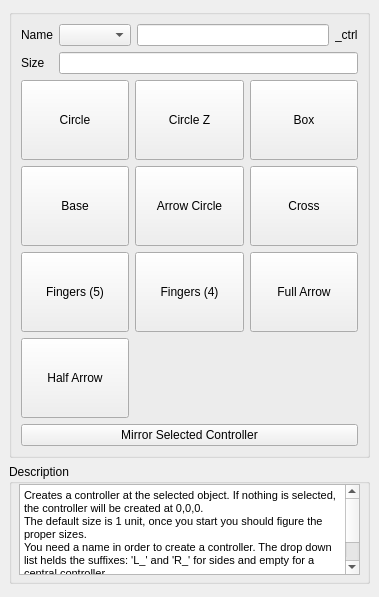
<?xml version="1.0" encoding="UTF-8"?>
<ui version="4.0">
 <class>bdAnimConWindow</class>
 <widget class="QMainWindow" name="bdAnimConWindow">
  <property name="geometry">
   <rect>
    <x>0</x>
    <y>0</y>
    <width>379</width>
    <height>597</height>
   </rect>
  </property>
  <property name="windowTitle">
   <string>Animation Controlers</string>
  </property>
  <widget class="QWidget" name="mainWidget">
   <layout class="QVBoxLayout" name="verticalLayout">
    <item>
     <widget class="QGroupBox" name="masksGrp">
      <property name="enabled">
       <bool>true</bool>
      </property>
      <property name="sizePolicy">
       <sizepolicy hsizetype="Preferred" vsizetype="Preferred">
        <horstretch>0</horstretch>
        <verstretch>0</verstretch>
       </sizepolicy>
      </property>
      <property name="maximumSize">
       <size>
        <width>16777215</width>
        <height>1000</height>
       </size>
      </property>
      <property name="title">
       <string/>
      </property>
      <layout class="QVBoxLayout" name="verticalLayout_4">
       <item>
        <layout class="QVBoxLayout" name="verticalLayout_2">
         <item>
          <layout class="QGridLayout" name="gridLayout">
           <item row="0" column="0">
            <widget class="QLabel" name="label_3">
             <property name="text">
              <string>Name</string>
             </property>
            </widget>
           </item>
           <item row="0" column="1">
            <widget class="QComboBox" name="inputConSide">
             <property name="sizePolicy">
              <sizepolicy hsizetype="Fixed" vsizetype="Fixed">
               <horstretch>0</horstretch>
               <verstretch>0</verstretch>
              </sizepolicy>
             </property>
             <property name="minimumSize">
              <size>
               <width>35</width>
               <height>20</height>
              </size>
             </property>
             <property name="editable">
              <bool>false</bool>
             </property>
            </widget>
           </item>
           <item row="0" column="2">
            <widget class="QLineEdit" name="inputConName">
             <property name="sizePolicy">
              <sizepolicy hsizetype="MinimumExpanding" vsizetype="Fixed">
               <horstretch>0</horstretch>
               <verstretch>0</verstretch>
              </sizepolicy>
             </property>
             <property name="minimumSize">
              <size>
               <width>100</width>
               <height>0</height>
              </size>
             </property>
            </widget>
           </item>
           <item row="0" column="3">
            <widget class="QLabel" name="label_2">
             <property name="text">
              <string>_ctrl</string>
             </property>
            </widget>
           </item>
           <item row="1" column="0">
            <widget class="QLabel" name="label">
             <property name="text">
              <string>Size</string>
             </property>
            </widget>
           </item>
           <item row="1" column="1" colspan="3">
            <widget class="QLineEdit" name="inputConSize"/>
           </item>
          </layout>
         </item>
         <item>
          <layout class="QGridLayout" name="conBtnGridLayout">
           <item row="3" column="0">
            <widget class="QPushButton" name="createConBtn10">
             <property name="sizePolicy">
              <sizepolicy hsizetype="Minimum" vsizetype="Minimum">
               <horstretch>0</horstretch>
               <verstretch>0</verstretch>
              </sizepolicy>
             </property>
             <property name="minimumSize">
              <size>
               <width>80</width>
               <height>80</height>
              </size>
             </property>
             <property name="text">
              <string>Half Arrow</string>
             </property>
            </widget>
           </item>
           <item row="2" column="2">
            <widget class="QPushButton" name="createConBtn9">
             <property name="sizePolicy">
              <sizepolicy hsizetype="Minimum" vsizetype="Minimum">
               <horstretch>0</horstretch>
               <verstretch>0</verstretch>
              </sizepolicy>
             </property>
             <property name="minimumSize">
              <size>
               <width>80</width>
               <height>80</height>
              </size>
             </property>
             <property name="text">
              <string>Full Arrow</string>
             </property>
            </widget>
           </item>
           <item row="2" column="1">
            <widget class="QPushButton" name="createConBtn8">
             <property name="sizePolicy">
              <sizepolicy hsizetype="Minimum" vsizetype="Minimum">
               <horstretch>0</horstretch>
               <verstretch>0</verstretch>
              </sizepolicy>
             </property>
             <property name="minimumSize">
              <size>
               <width>80</width>
               <height>80</height>
              </size>
             </property>
             <property name="text">
              <string>Fingers (4)</string>
             </property>
            </widget>
           </item>
           <item row="2" column="0">
            <widget class="QPushButton" name="createConBtn7">
             <property name="sizePolicy">
              <sizepolicy hsizetype="Minimum" vsizetype="Minimum">
               <horstretch>0</horstretch>
               <verstretch>0</verstretch>
              </sizepolicy>
             </property>
             <property name="minimumSize">
              <size>
               <width>80</width>
               <height>80</height>
              </size>
             </property>
             <property name="text">
              <string>Fingers (5)</string>
             </property>
            </widget>
           </item>
           <item row="1" column="2">
            <widget class="QPushButton" name="createConBtn6">
             <property name="sizePolicy">
              <sizepolicy hsizetype="Minimum" vsizetype="Minimum">
               <horstretch>0</horstretch>
               <verstretch>0</verstretch>
              </sizepolicy>
             </property>
             <property name="minimumSize">
              <size>
               <width>80</width>
               <height>80</height>
              </size>
             </property>
             <property name="text">
              <string>Cross</string>
             </property>
            </widget>
           </item>
           <item row="0" column="0">
            <widget class="QPushButton" name="createConBtn1">
             <property name="sizePolicy">
              <sizepolicy hsizetype="Minimum" vsizetype="Minimum">
               <horstretch>0</horstretch>
               <verstretch>0</verstretch>
              </sizepolicy>
             </property>
             <property name="minimumSize">
              <size>
               <width>80</width>
               <height>80</height>
              </size>
             </property>
             <property name="text">
              <string>Circle</string>
             </property>
            </widget>
           </item>
           <item row="1" column="1">
            <widget class="QPushButton" name="createConBtn5">
             <property name="sizePolicy">
              <sizepolicy hsizetype="Minimum" vsizetype="Minimum">
               <horstretch>0</horstretch>
               <verstretch>0</verstretch>
              </sizepolicy>
             </property>
             <property name="minimumSize">
              <size>
               <width>80</width>
               <height>80</height>
              </size>
             </property>
             <property name="text">
              <string>Arrow Circle</string>
             </property>
            </widget>
           </item>
           <item row="0" column="1">
            <widget class="QPushButton" name="createConBtn2">
             <property name="sizePolicy">
              <sizepolicy hsizetype="Minimum" vsizetype="Minimum">
               <horstretch>0</horstretch>
               <verstretch>0</verstretch>
              </sizepolicy>
             </property>
             <property name="minimumSize">
              <size>
               <width>80</width>
               <height>80</height>
              </size>
             </property>
             <property name="text">
              <string>Circle Z</string>
             </property>
            </widget>
           </item>
           <item row="1" column="0">
            <widget class="QPushButton" name="createConBtn4">
             <property name="sizePolicy">
              <sizepolicy hsizetype="Minimum" vsizetype="Minimum">
               <horstretch>0</horstretch>
               <verstretch>0</verstretch>
              </sizepolicy>
             </property>
             <property name="minimumSize">
              <size>
               <width>80</width>
               <height>80</height>
              </size>
             </property>
             <property name="text">
              <string>Base</string>
             </property>
            </widget>
           </item>
           <item row="0" column="2">
            <widget class="QPushButton" name="createConBtn3">
             <property name="sizePolicy">
              <sizepolicy hsizetype="Minimum" vsizetype="Minimum">
               <horstretch>0</horstretch>
               <verstretch>0</verstretch>
              </sizepolicy>
             </property>
             <property name="minimumSize">
              <size>
               <width>80</width>
               <height>80</height>
              </size>
             </property>
             <property name="text">
              <string>Box</string>
             </property>
            </widget>
           </item>
          </layout>
         </item>
        </layout>
       </item>
       <item>
        <widget class="QPushButton" name="mirrorConBtn">
         <property name="text">
          <string>Mirror Selected Controller</string>
         </property>
        </widget>
       </item>
      </layout>
     </widget>
    </item>
    <item>
     <widget class="QGroupBox" name="groupBox">
      <property name="sizePolicy">
       <sizepolicy hsizetype="Minimum" vsizetype="Preferred">
        <horstretch>0</horstretch>
        <verstretch>0</verstretch>
       </sizepolicy>
      </property>
      <property name="minimumSize">
       <size>
        <width>30</width>
        <height>120</height>
       </size>
      </property>
      <property name="title">
       <string>Description</string>
      </property>
      <widget class="QLabel" name="label_4">
       <property name="geometry">
        <rect>
         <x>10</x>
         <y>20</y>
         <width>341</width>
         <height>16</height>
        </rect>
       </property>
       <property name="text">
        <string/>
       </property>
      </widget>
      <widget class="QTextEdit" name="textEdit">
       <property name="geometry">
        <rect>
         <x>10</x>
         <y>20</y>
         <width>341</width>
         <height>91</height>
        </rect>
       </property>
       <property name="readOnly">
        <bool>true</bool>
       </property>
       <property name="html">
        <string>&lt;!DOCTYPE HTML PUBLIC &quot;-//W3C//DTD HTML 4.0//EN&quot; &quot;http://www.w3.org/TR/REC-html40/strict.dtd&quot;&gt;
&lt;html&gt;&lt;head&gt;&lt;meta name=&quot;qrichtext&quot; content=&quot;1&quot; /&gt;&lt;style type=&quot;text/css&quot;&gt;
p, li { white-space: pre-wrap; }
&lt;/style&gt;&lt;/head&gt;&lt;body style=&quot; font-family:'MS Shell Dlg 2'; font-size:8.25pt; font-weight:400; font-style:normal;&quot;&gt;
&lt;p style=&quot; margin-top:0px; margin-bottom:0px; margin-left:0px; margin-right:0px; -qt-block-indent:0; text-indent:0px;&quot;&gt;&lt;span style=&quot; font-size:8pt;&quot;&gt;Creates a controller at the selected object. If nothing is selected, the controller will be created at 0,0,0.&lt;/span&gt;&lt;/p&gt;
&lt;p style=&quot; margin-top:0px; margin-bottom:0px; margin-left:0px; margin-right:0px; -qt-block-indent:0; text-indent:0px;&quot;&gt;&lt;span style=&quot; font-size:8pt;&quot;&gt;The default size is 1 unit, once you start you should figure the proper sizes. &lt;/span&gt;&lt;/p&gt;
&lt;p style=&quot; margin-top:0px; margin-bottom:0px; margin-left:0px; margin-right:0px; -qt-block-indent:0; text-indent:0px;&quot;&gt;&lt;span style=&quot; font-size:8pt;&quot;&gt;You need a name in order to create a controller. The drop down list helds the suffixes: 'L_' and 'R_' for sides and empty for a central controller.&lt;/span&gt;&lt;/p&gt;
&lt;p style=&quot; margin-top:0px; margin-bottom:0px; margin-left:0px; margin-right:0px; -qt-block-indent:0; text-indent:0px;&quot;&gt;&lt;span style=&quot; font-size:8pt;&quot;&gt;To mirror, you need a side controller in order to work, central types will not be mirrored.&lt;/span&gt;&lt;/p&gt;&lt;/body&gt;&lt;/html&gt;</string>
       </property>
      </widget>
     </widget>
    </item>
    <item>
     <spacer name="verticalSpacer">
      <property name="orientation">
       <enum>Qt::Vertical</enum>
      </property>
      <property name="sizeHint" stdset="0">
       <size>
        <width>20</width>
        <height>40</height>
       </size>
      </property>
     </spacer>
    </item>
   </layout>
  </widget>
 </widget>
 <resources/>
 <connections/>
</ui>
